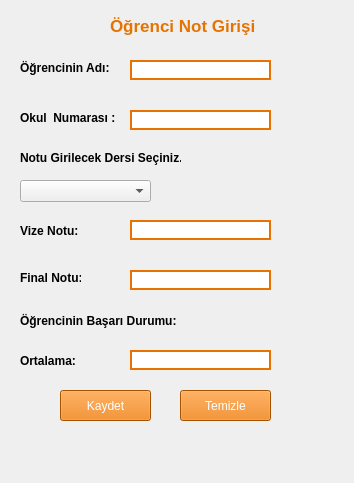
<?xml version="1.0" encoding="UTF-8"?>
<ui version="4.0">
 <class>akademisyen_islem</class>
 <widget class="QWidget" name="akademisyen_islem">
  <property name="geometry">
   <rect>
    <x>0</x>
    <y>0</y>
    <width>354</width>
    <height>483</height>
   </rect>
  </property>
  <property name="windowTitle">
   <string>Form</string>
  </property>
  <widget class="QLabel" name="label">
   <property name="geometry">
    <rect>
     <x>20</x>
     <y>60</y>
     <width>91</width>
     <height>16</height>
    </rect>
   </property>
   <property name="font">
    <font>
     <weight>75</weight>
     <bold>true</bold>
    </font>
   </property>
   <property name="text">
    <string>Öğrencinin Adı:</string>
   </property>
  </widget>
  <widget class="QLabel" name="label_2">
   <property name="geometry">
    <rect>
     <x>20</x>
     <y>110</y>
     <width>101</width>
     <height>16</height>
    </rect>
   </property>
   <property name="font">
    <font>
     <weight>75</weight>
     <bold>true</bold>
    </font>
   </property>
   <property name="text">
    <string>Okul  Numarası :</string>
   </property>
  </widget>
  <widget class="QLabel" name="label_3">
   <property name="geometry">
    <rect>
     <x>20</x>
     <y>270</y>
     <width>61</width>
     <height>16</height>
    </rect>
   </property>
   <property name="font">
    <font>
     <weight>75</weight>
     <bold>true</bold>
    </font>
   </property>
   <property name="text">
    <string>Final Notu:</string>
   </property>
  </widget>
  <widget class="QLabel" name="label_4">
   <property name="geometry">
    <rect>
     <x>20</x>
     <y>220</y>
     <width>61</width>
     <height>21</height>
    </rect>
   </property>
   <property name="font">
    <font>
     <weight>75</weight>
     <bold>true</bold>
    </font>
   </property>
   <property name="text">
    <string>Vize Notu:</string>
   </property>
  </widget>
  <widget class="QLineEdit" name="ogrenci_numara">
   <property name="geometry">
    <rect>
     <x>130</x>
     <y>110</y>
     <width>141</width>
     <height>20</height>
    </rect>
   </property>
   <property name="styleSheet">
    <string notr="true">border-width:2px;
border-style:solid;
border-color: rgb(230, 115, 0);</string>
   </property>
  </widget>
  <widget class="QLineEdit" name="ogrenci_ad">
   <property name="geometry">
    <rect>
     <x>130</x>
     <y>60</y>
     <width>141</width>
     <height>20</height>
    </rect>
   </property>
   <property name="styleSheet">
    <string notr="true">border-width:2px;
border-style:solid;
border-color: rgb(230, 115, 0);</string>
   </property>
  </widget>
  <widget class="QLineEdit" name="vize_not">
   <property name="geometry">
    <rect>
     <x>130</x>
     <y>220</y>
     <width>141</width>
     <height>20</height>
    </rect>
   </property>
   <property name="styleSheet">
    <string notr="true">border-width:2px;
border-style:solid;
border-color: rgb(230, 115, 0);</string>
   </property>
  </widget>
  <widget class="QLineEdit" name="final_not">
   <property name="geometry">
    <rect>
     <x>130</x>
     <y>270</y>
     <width>141</width>
     <height>20</height>
    </rect>
   </property>
   <property name="styleSheet">
    <string notr="true">border-width:2px;
border-style:solid;
border-color: rgb(230, 115, 0);</string>
   </property>
  </widget>
  <widget class="QLabel" name="label_5">
   <property name="geometry">
    <rect>
     <x>20</x>
     <y>150</y>
     <width>161</width>
     <height>16</height>
    </rect>
   </property>
   <property name="font">
    <font>
     <weight>75</weight>
     <bold>true</bold>
    </font>
   </property>
   <property name="text">
    <string>Notu Girilecek Dersi Seçiniz.</string>
   </property>
  </widget>
  <widget class="QLabel" name="label_6">
   <property name="geometry">
    <rect>
     <x>20</x>
     <y>310</y>
     <width>161</width>
     <height>21</height>
    </rect>
   </property>
   <property name="font">
    <font>
     <weight>75</weight>
     <bold>true</bold>
    </font>
   </property>
   <property name="text">
    <string>Öğrencinin Başarı Durumu:</string>
   </property>
  </widget>
  <widget class="QLineEdit" name="not_ortalamasi">
   <property name="geometry">
    <rect>
     <x>130</x>
     <y>350</y>
     <width>141</width>
     <height>20</height>
    </rect>
   </property>
   <property name="styleSheet">
    <string notr="true">border-width:2px;
border-style:solid;
border-color: rgb(230, 115, 0);</string>
   </property>
  </widget>
  <widget class="QLabel" name="label_7">
   <property name="geometry">
    <rect>
     <x>20</x>
     <y>350</y>
     <width>61</width>
     <height>21</height>
    </rect>
   </property>
   <property name="font">
    <font>
     <weight>75</weight>
     <bold>true</bold>
    </font>
   </property>
   <property name="text">
    <string>Ortalama:</string>
   </property>
  </widget>
  <widget class="QPushButton" name="not_kaydet">
   <property name="geometry">
    <rect>
     <x>60</x>
     <y>390</y>
     <width>91</width>
     <height>31</height>
    </rect>
   </property>
   <property name="styleSheet">
    <string notr="true">color:white;
background-color: rgb(230, 115, 0);</string>
   </property>
   <property name="text">
    <string>Kaydet</string>
   </property>
  </widget>
  <widget class="QLabel" name="label_8">
   <property name="geometry">
    <rect>
     <x>110</x>
     <y>10</y>
     <width>181</width>
     <height>31</height>
    </rect>
   </property>
   <property name="font">
    <font>
     <family>Arial</family>
     <pointsize>13</pointsize>
     <weight>75</weight>
     <bold>true</bold>
    </font>
   </property>
   <property name="styleSheet">
    <string notr="true">color:#E67300;</string>
   </property>
   <property name="text">
    <string>Öğrenci Not Girişi</string>
   </property>
  </widget>
  <widget class="QComboBox" name="ders_adi">
   <property name="geometry">
    <rect>
     <x>20</x>
     <y>180</y>
     <width>131</width>
     <height>22</height>
    </rect>
   </property>
   <property name="styleSheet">
    <string notr="true"/>
   </property>
  </widget>
  <widget class="QLabel" name="label_9">
   <property name="geometry">
    <rect>
     <x>10</x>
     <y>440</y>
     <width>331</width>
     <height>31</height>
    </rect>
   </property>
   <property name="text">
    <string/>
   </property>
  </widget>
  <widget class="QPushButton" name="temizle">
   <property name="geometry">
    <rect>
     <x>180</x>
     <y>390</y>
     <width>91</width>
     <height>31</height>
    </rect>
   </property>
   <property name="styleSheet">
    <string notr="true">color:white;
background-color: rgb(230, 115, 0);</string>
   </property>
   <property name="text">
    <string>Temizle</string>
   </property>
  </widget>
  <widget class="QLabel" name="arka_plan">
   <property name="geometry">
    <rect>
     <x>0</x>
     <y>0</y>
     <width>361</width>
     <height>481</height>
    </rect>
   </property>
   <property name="text">
    <string/>
   </property>
  </widget>
  <zorder>arka_plan</zorder>
  <zorder>label</zorder>
  <zorder>label_2</zorder>
  <zorder>label_3</zorder>
  <zorder>label_4</zorder>
  <zorder>ogrenci_numara</zorder>
  <zorder>ogrenci_ad</zorder>
  <zorder>vize_not</zorder>
  <zorder>final_not</zorder>
  <zorder>label_5</zorder>
  <zorder>label_6</zorder>
  <zorder>not_ortalamasi</zorder>
  <zorder>label_7</zorder>
  <zorder>not_kaydet</zorder>
  <zorder>label_8</zorder>
  <zorder>ders_adi</zorder>
  <zorder>label_9</zorder>
  <zorder>temizle</zorder>
 </widget>
 <resources/>
 <connections/>
</ui>
